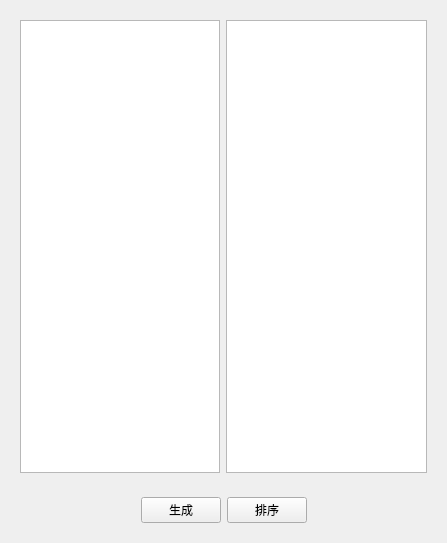
<?xml version="1.0" encoding="UTF-8"?>
<ui version="4.0">
 <class>Widget</class>
 <widget class="QWidget" name="Widget">
  <property name="geometry">
   <rect>
    <x>0</x>
    <y>0</y>
    <width>447</width>
    <height>543</height>
   </rect>
  </property>
  <property name="windowTitle">
   <string>Widget</string>
  </property>
  <layout class="QVBoxLayout" name="verticalLayout">
   <item>
    <widget class="QWidget" name="widget" native="true">
     <layout class="QHBoxLayout" name="horizontalLayout">
      <item>
       <widget class="QTextEdit" name="textEdit"/>
      </item>
      <item>
       <widget class="QTextEdit" name="textEdit_2"/>
      </item>
     </layout>
    </widget>
   </item>
   <item>
    <widget class="QWidget" name="widget_2" native="true">
     <layout class="QHBoxLayout" name="horizontalLayout_2">
      <item>
       <spacer name="horizontalSpacer">
        <property name="orientation">
         <enum>Qt::Horizontal</enum>
        </property>
        <property name="sizeHint" stdset="0">
         <size>
          <width>40</width>
          <height>20</height>
         </size>
        </property>
       </spacer>
      </item>
      <item>
       <widget class="QPushButton" name="pushButton">
        <property name="text">
         <string>生成</string>
        </property>
       </widget>
      </item>
      <item>
       <widget class="QPushButton" name="pushButton_2">
        <property name="text">
         <string>排序</string>
        </property>
       </widget>
      </item>
      <item>
       <spacer name="horizontalSpacer_2">
        <property name="orientation">
         <enum>Qt::Horizontal</enum>
        </property>
        <property name="sizeHint" stdset="0">
         <size>
          <width>40</width>
          <height>20</height>
         </size>
        </property>
       </spacer>
      </item>
     </layout>
    </widget>
   </item>
  </layout>
 </widget>
 <resources/>
 <connections/>
</ui>
